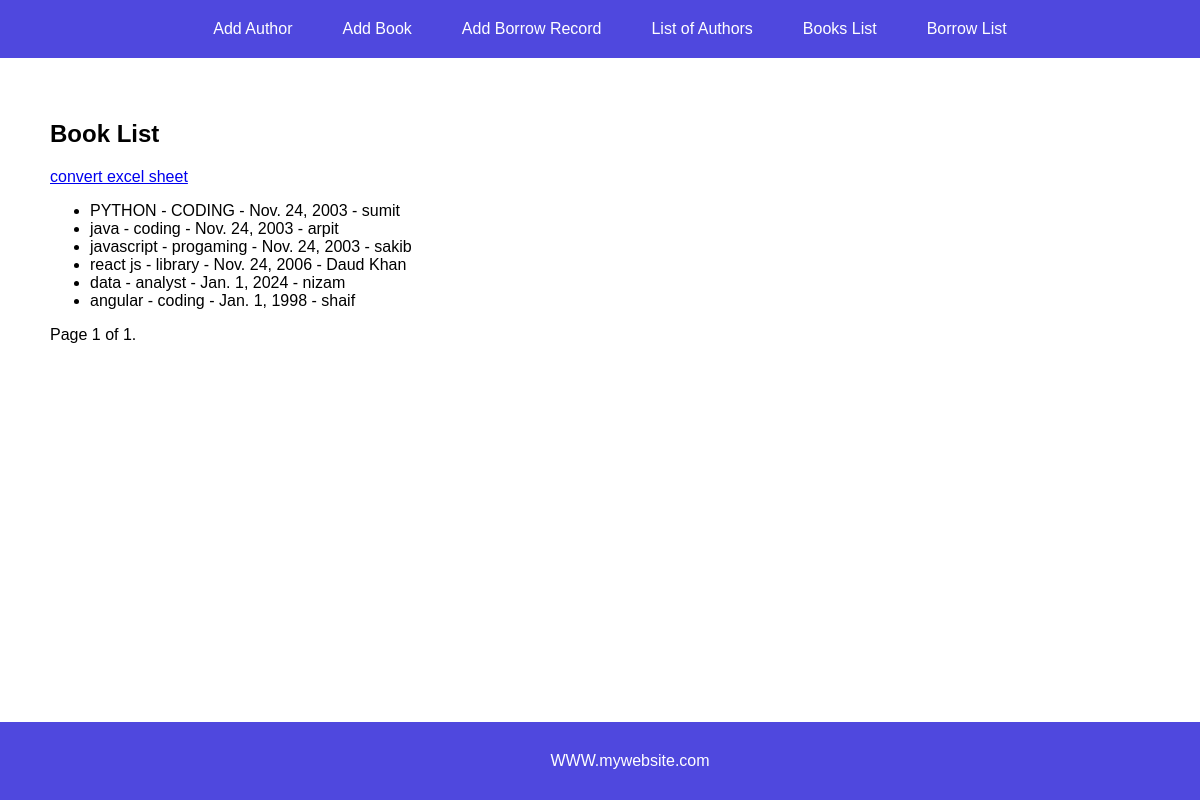
The page /books/ on the database its author committed.
### app/models.py (models this page shows, shortened)
class Book(models.Model):
    title = models.CharField(max_length=200)
    genre = models.CharField(max_length=100)
    published_date = models.DateField()
    author = models.ForeignKey(Author, on_delete=models.CASCADE)

class Author(models.Model):
    name = models.CharField(max_length=100)
    email = models.EmailField()
    bio = models.TextField()
    def __str__(self):
        return self.name

### app/views.py (the view)
# urls.py: path('books/', views.book_list, name='book_list'),
def book_list(request):
    books = Book.objects.all()
    paginator = Paginator(books, 10)
    page_number = request.GET.get('page')
    page_obj = paginator.get_page(page_number)
    Context={
        'page_obj': page_obj,
        'data':books
    }
    return render(request, 'book_list.html',Context)

### app/templates/book_list.html (shortened to what this page needs)
{% extends 'base.html' %}
    {% block extra_head %}
    <h2>Book List</h2>
    <div class="convert-excel">
        <a
        href="{% url 'book_to_excel' %}">convert excel sheet</a>
    </div>
    <ul>
        {% for book in page_obj %}
        <li>{{ book.title }} - {{ book.genre }} - {{ book.published_date }} - {{ book.author }}</li>
        {% endfor %}
    </ul>
    <div class="pagination">
        <span class="step-links">
            <span class="current">
                Page {{ page_obj.number }} of {{ page_obj.paginator.num_pages }}.
            </span>
        </span>
    </div>
    {% endblock %}

### app/templates/base.html (shortened to what this page needs)
<!DOCTYPE html>
<html lang="en">
<head>
</head>
<body>
    <nav>
        <ul>
            <li><a href="{% url 'add_author' %}">Add Author</a></li>
            <li><a href="{% url 'add_book' %}">Add Book</a></li>
            <li><a href="{% url 'add_borrow_record' %}">Add Borrow Record</a></li>
            <li><a href="{% url 'author_list' %}">List of Authors</a></li>
            <li><a href="{% url 'book_list' %}">Books List</a></li>
            <li><a href="{% url 'borrow_record_list' %}">Borrow List</a></li>
        </ul>
    </nav>
    <div class="content">
        {% block extra_head %}
        {% endblock %}
    </div>
    <footer id="foot">
        WWW.mywebsite.com
    </footer>
</body>
</html>

### app/templates/base.html (style rules this page uses)
body { font-family: Arial, sans-serif; margin: 0; padding: 0; }
nav { width: 100%; background-color: rgb(79, 72, 222); color: white; padding: 10px; position: fixed; top: 0; }
#foot { width: 100%; background-color: rgb(79, 72, 222); color: white; text-align: center; padding: 30px; position: fixed; bottom: 0; }
nav ul { display: flex; list-style-type: none; padding: 0; margin: 0; justify-content: center; }
nav li { margin: 0 15px; }
nav a { color: white; text-decoration: none; padding: 10px; border-radius: 3px; display: block; }
.content { padding: 50px; box-sizing: border-box; margin-top: 50px; margin-bottom: 50px; }

### rows shown on the page
Book: title "PYTHON", genre "CODING", published_date "Nov. 24, 2003", author "sumit"
Book: title "java", genre "coding", published_date "Nov. 24, 2003", author "arpit"
Book: title "javascript", genre "progaming", published_date "Nov. 24, 2003", author "sakib"
Book: title "react js", genre "library", published_date "Nov. 24, 2006", author "Daud Khan"
Book: title "data", genre "analyst", published_date "Jan. 1, 2024", author "nizam"
Book: title "angular", genre "coding", published_date "Jan. 1, 1998", author "shaif"

### other values the page prints
{{ page_obj.number }} "1"
{{ page_obj.paginator.num_pages }} "1"
